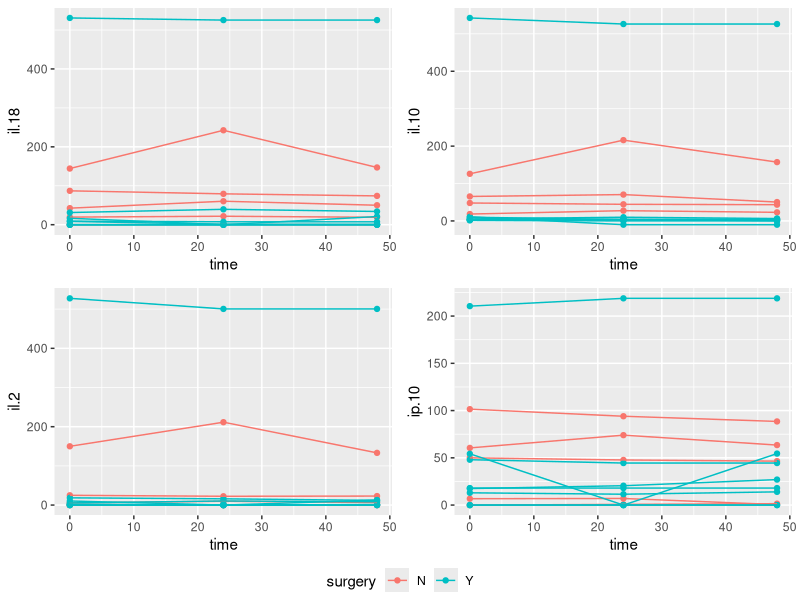
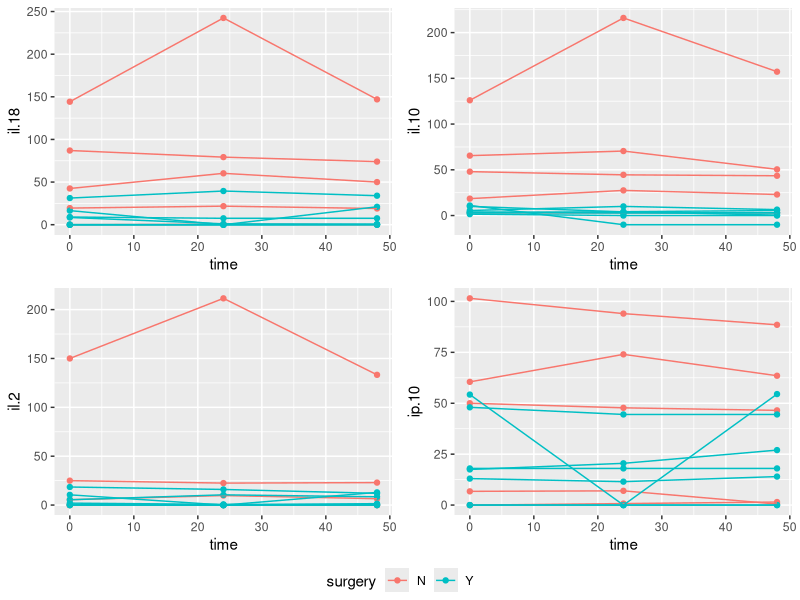
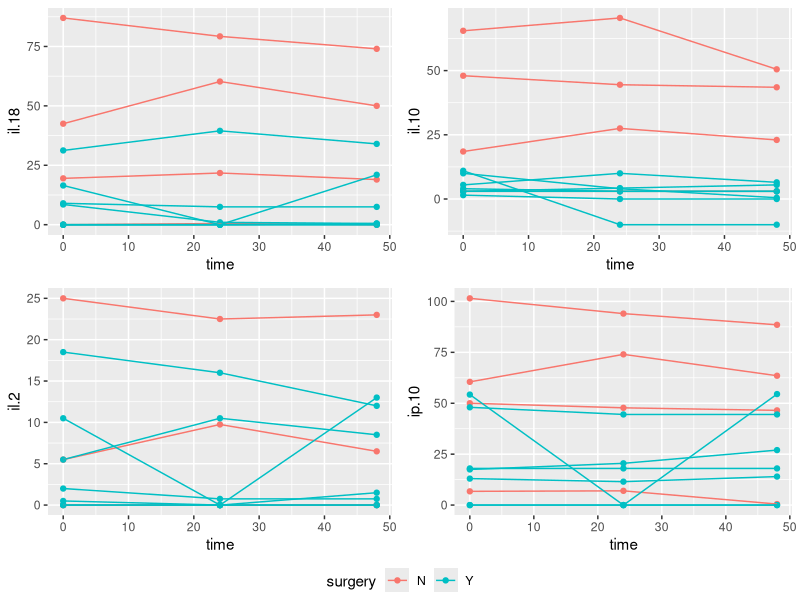
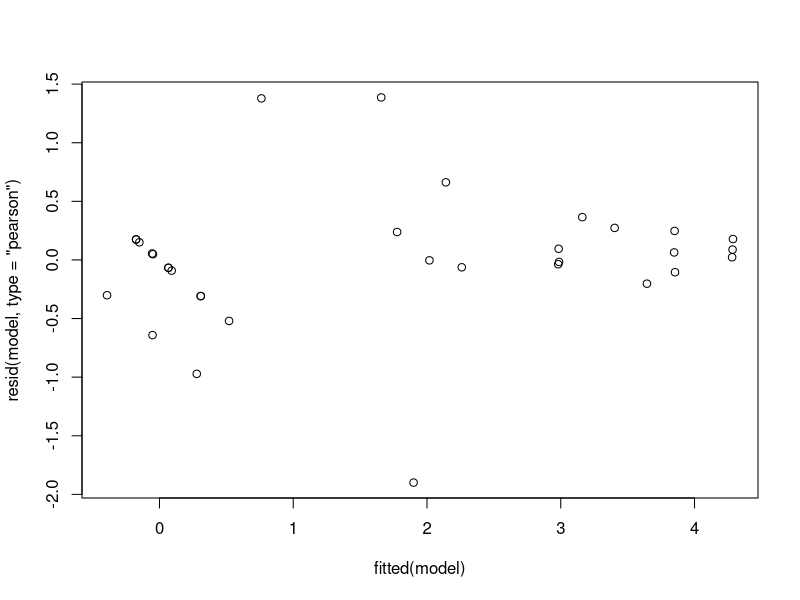
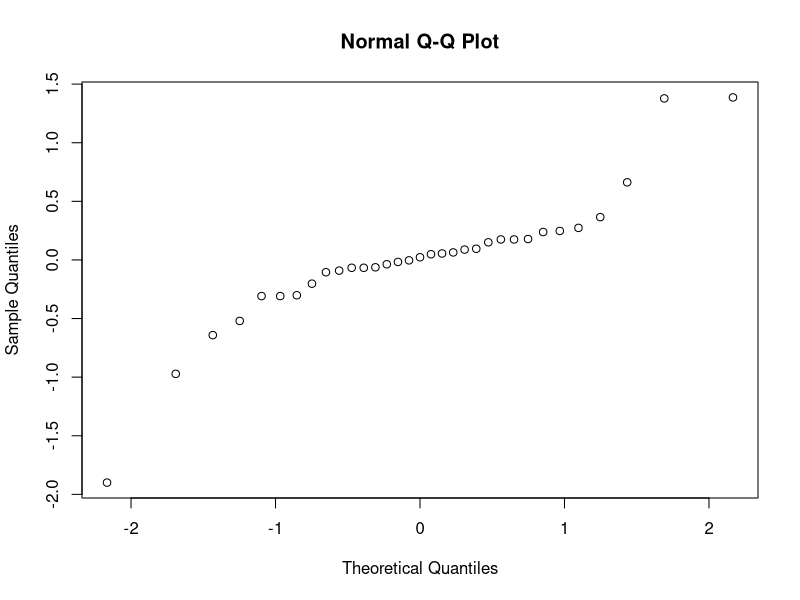
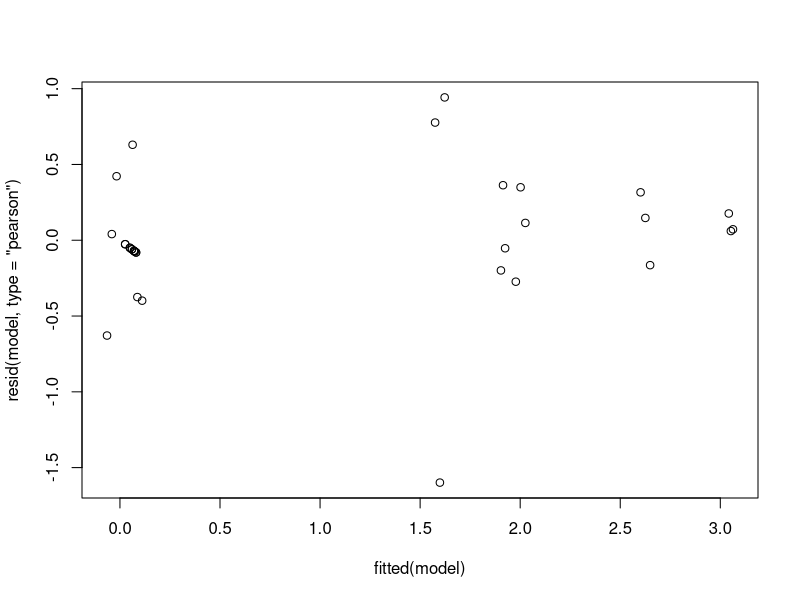
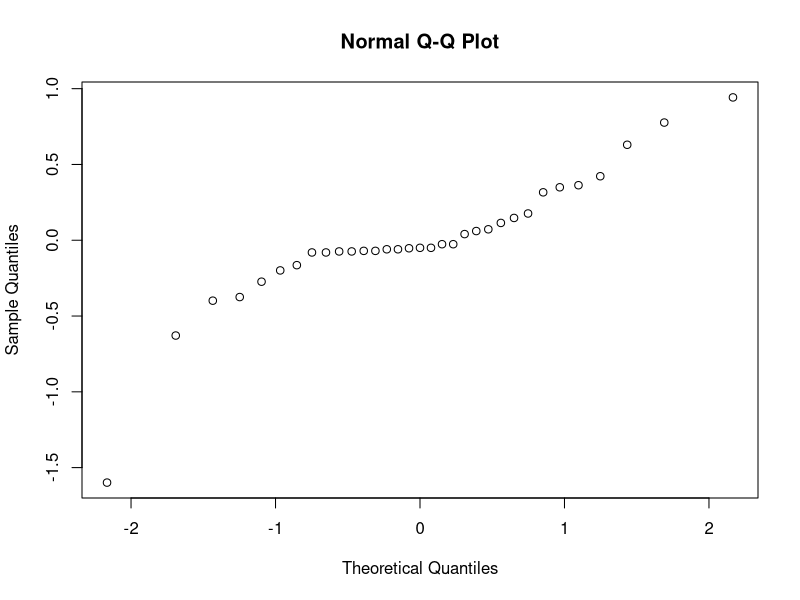
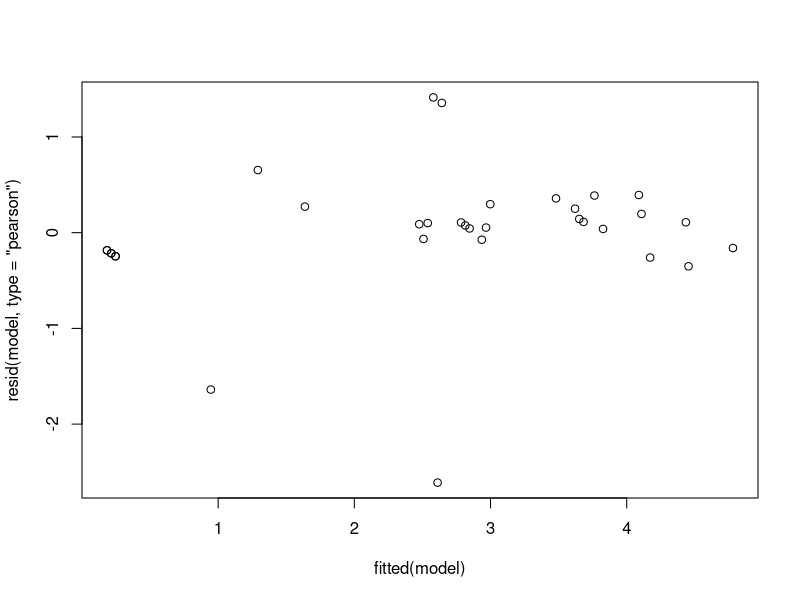

The R source for these figures, in order:
## ---- chunk 1
knitr::opts_chunk$set(echo = FALSE, warning = FALSE, message = FALSE)
library(tidyverse)
library(emmeans)
library(lme4)
library(lmerTest)
library(ggplot2)
library(ggpubr)
library(kableExtra)
data <- read.csv('postop_cytok_over_time.csv')
data$surgery <- as.factor(data$surgery)
data$horse <- as.factor(data$horse)
## ---- chunk 2
data %>% group_by(time, surgery) %>%
  summarise(across(c(il.18, il.2),
                   c(mean = ~mean(.x), se = ~sd(.x)/sum(!is.na(.x)),
                     min = ~min(.x), max = ~max(.x)))) %>%
  kable() %>%
  kable_styling(font_size = 8, position = 'left', latex_options = 'hold_position')
data %>% group_by(time, surgery) %>%
  summarise(across(c(ip.10, il.10),
                   c(mean = ~mean(.x), se = ~sd(.x)/sum(!is.na(.x)),
                     min = ~min(.x), max = ~max(.x)))) %>%
  kable() %>%
  kable_styling(font_size = 8, position = 'left', latex_options = 'hold_position')
data %>% group_by(time, surgery) %>%
  summarise(across(c(temp, wbc),
                   c(mean = ~mean(.x, na.rm=T), se = ~sd(.x, na.rm=T)/sum(!is.na(.x)),
                     min = ~min(.x, na.rm=T), max = ~max(.x, na.rm=T)))) %>%
  kable() %>%
  kable_styling(font_size = 8, position = 'left', latex_options = 'hold_position')
data %>% group_by(time, surgery) %>%
  summarise(across(c(neut, lymph),
                   c(mean = ~mean(.x, na.rm=T), se = ~sd(.x, na.rm=T)/sum(!is.na(.x)),
                     min = ~min(.x, na.rm=T), max = ~max(.x, na.rm=T)))) %>%
  kable() %>%
  kable_styling(font_size = 8, position = 'left', latex_options = 'hold_position')
data %>% group_by(time, surgery) %>%
  summarise(across(c(fibr),
                   c(mean = ~mean(.x, na.rm=T), se = ~sd(.x, na.rm=T)/sum(!is.na(.x)),
                     min = ~min(.x, na.rm=T), max = ~max(.x, na.rm=T)))) %>%
  kable() %>%
  kable_styling(font_size = 8, position = 'left', latex_options = 'hold_position')
## ---- chunk 3
p1 <- ggplot(data = data, aes(x = time, y = il.18, group = horse, color = surgery))
p1 <- p1 + geom_point() +
  geom_line()

p2 <- ggplot(data = data, aes(x = time, y = il.10, group = horse, color = surgery))
p2 <- p2 + geom_point() +
  geom_line()

p3 <- ggplot(data = data, aes(x = time, y = il.2, group = horse, color = surgery))
p3 <- p3 + geom_point() +
  geom_line()

p4 <- ggplot(data = data, aes(x = time, y = ip.10, group = horse, color = surgery))
p4 <- p4 + geom_point() +
  geom_line()

p5 <- ggarrange(p1, p2, p3, p4, ncol = 2, nrow = 2, common.legend = TRUE, legend = "bottom")

p5
## ---- chunk 4
data2 <- data %>% filter(horse != 13) #removes the outlier manually

p1_2 <- ggplot(data = data2, aes(x = time, y = il.18, group = horse, color = surgery))
p1_2 <- p1_2 + geom_point() +
  geom_line()

p2_2 <- ggplot(data = data2, aes(x = time, y = il.10, group = horse, color = surgery))
p2_2 <- p2_2 + geom_point() +
  geom_line()

p3_2 <- ggplot(data = data2, aes(x = time, y = il.2, group = horse, color = surgery))
p3_2 <- p3_2 + geom_point() +
  geom_line()

p4_2 <- ggplot(data = data2, aes(x = time, y = ip.10, group = horse, color = surgery))
p4_2 <- p4_2 + geom_point() +
  geom_line()

p5_2 <- ggarrange(p1_2, p2_2, p3_2, p4_2, ncol = 2, nrow = 2, common.legend = TRUE, legend = "bottom")

p5_2
## ---- chunk 5
data3 <- data2 %>% filter(horse != 2) # again remove the outlier manually

p1_3 <- ggplot(data = data3, aes(x = time, y = il.18, group = horse, color = surgery))
p1_3 <- p1_3 + geom_point() +
  geom_line()

#FOCUS ON THIS ONE  - seems to be the only one with differences
p2_3 <- ggplot(data = data3, aes(x = time, y = il.10, group = horse, color = surgery))
p2_3 <- p2_3 + geom_point() +
  geom_line()

p3_3 <- ggplot(data = data3, aes(x = time, y = il.2, group = horse, color = surgery))
p3_3 <- p3_3 + geom_point() +
  geom_line()

p4_3 <- ggplot(data = data3, aes(x = time, y = ip.10, group = horse, color = surgery))
p4_3 <- p4_3 + geom_point() +
  geom_line()

p5_3 <- ggarrange(p1_3, p2_3, p3_3, p4_3, ncol = 2, nrow = 2, common.legend = TRUE, legend = "bottom")

p5_3
## ---- chunk 6
model3_il.18 <- lmer(il.18 ~ surgery*time + (1|horse), data = data3)
summary(model3_il.18)

model3_il.2 <- lmer(il.2 ~ surgery*time + (1|horse), data = data3)
summary(model3_il.2)

model3_ip.10 <- lmer(ip.10 ~ surgery*time + (1|horse), data = data3)
summary(model3_ip.10)

model3_il.10 <- lmer(il.10 ~ surgery*time + (1|horse), data = data3)
summary(model3_il.10)
## ---- chunk 7
data4 <- data3 %>% mutate(log_il.18 = if_else(il.18 <= 0, 0, log(il.18)),
                          log_il.2 = if_else(il.2 <= 0, 0, log(il.2)),
                          log_ip.10 = if_else(ip.10 <= 0, 0, log(ip.10)),
                          log_il.10 = if_else(il.10 <= 0, 0, log(il.10)))

log_cytokine_vars <- list('log_il.18', 'log_il.2', 'log_ip.10', 'log_il.10')
for (i in log_cytokine_vars){
  model <- lmer(paste(i[[1]], "~ surgery*time + (1|horse)"), data = data4)
  print(anova(model))
  plot(resid(model, type = "pearson") ~ fitted(model))
  qqnorm(resid(model, type = "pearson"))
}
### IL10 seems to be the one significant factor here ###
## ---- chunk 8
model4_il.10 <- lmer(log_il.10 ~ surgery*factor(time) + (1|horse), data = data4) #factor time to allow for individual comparisons
### Check contrasts
emm_model1 <- emmeans(model4_il.10, ~surgery|time, at = list(time = c(0, 24, 48)))
contrast(emm_model1, "trt.vs.ctrl")
emm_model2 <- emmeans(model4_il.10, ~time|surgery, at = list(time = c(0, 24, 48)))
contrast(emm_model2, "pairwise")
## ---- chunk 9
p2_3_final <- ggplot(data = data3, aes(x = time, y = il.10))
p2_3_final <- p2_3_final + geom_point(aes(shape = surgery, group = horse)) +
  geom_line(aes(linetype = surgery, group = horse)) +
  stat_summary(aes(group = surgery, shape = surgery), geom = "point", position = position_dodge(width = 2), size = 4) +
  stat_summary(aes(group = surgery), linetype = 'solid', geom = "line") +
  stat_summary(aes(group = surgery), geom = "errorbar", width = 2, position = position_dodge(width = 2)) +
  scale_linetype_manual(values = c(2,3)) +
  scale_x_continuous(breaks = c(0, 24, 48)) +
  theme_bw()
p2_3_final
## ---- chunk 10
### Plot other data ###

p1_4 <- ggplot(data = data, aes(x = time, y = temp, group = horse, color = surgery))
p1_4 <- p1_4 + geom_point() +
  geom_line()

p2_4 <- ggplot(data = data, aes(x = time, y = wbc, group = horse, color = surgery))
p2_4 <- p2_4 + geom_point() +
  geom_line()

p3_4 <- ggplot(data = data, aes(x = time, y = neut, group = horse, color = surgery))
p3_4 <- p3_4 + geom_point() +
  geom_line()

p4_4 <- ggplot(data = data, aes(x = time, y = lymph, group = horse, color = surgery))
p4_4 <- p4_4 + geom_point() +
  geom_line()

p5_4 <- ggplot(data = data, aes(x = time, y = fibr, group = horse, color = surgery))
p5_4 <- p5_4 + geom_point(position = position_dodge(width = 2)) +
  geom_line()

p6_4 <- ggarrange(p1_4, p2_4, p3_4, p4_4, p5_4, ncol = 3, nrow = 2, common.legend = TRUE, legend = "bottom")

p6_4
## ---- chunk 11
phys_vars <- list('temp', 'wbc', 'neut', 'lymph', 'fibr')
for (i in phys_vars){
  model <- lmer(paste(i[[1]], "~ surgery*time + (1|horse)"), data = data)
  print(anova(model))
  plot(resid(model, type = "pearson") ~ fitted(model))
  qqnorm(resid(model, type = "pearson"))
}
## ---- chunk 12
model_neut <- lmer(neut ~ surgery*factor(time) + (1|horse), data = data) #factor time to allow for individual comparisons
### Check contrasts ###
emmeans(model_neut, ~surgery|time, at = list(time = c(0, 24, 48))) %>%
  contrast("trt.vs.ctrl")
emmeans(model_neut, ~time|surgery, at = list(time = c(0, 24, 48))) %>%
  contrast("pairwise")
## ---- chunk 13
model_lymph <- lmer(lymph ~ surgery*factor(time) + (1|horse), data = data) #factor time to allow for individual comparisons
### Check contrasts ###
emmeans(model_lymph, ~surgery|time, at = list(time = c(0, 24, 48))) %>%
  contrast("trt.vs.ctrl")
emmeans(model_lymph, ~time|surgery, at = list(time = c(0, 24, 48))) %>%
  contrast("pairwise")
## ---- chunk 14
### Neutrophil comparison ###
p_neut_final <- ggplot(data = data, aes(x = time, y = neut))
p_neut_final <- p_neut_final + geom_point(aes(shape = surgery, group = horse)) +
  geom_line(aes(linetype = surgery, group = horse)) +
  stat_summary(aes(group = surgery, shape = surgery), geom = "point", position = position_dodge(width = 2), size = 4) +
  stat_summary(aes(group = surgery), linetype = 'solid', geom = "line") +
  stat_summary(aes(group = surgery), geom = "errorbar", width = 2, position = position_dodge(width = 2)) +
  scale_linetype_manual(values = c(2,3)) +
  scale_x_continuous(breaks = c(0, 24, 48)) +
  theme_bw()
p_neut_final

### Lymphocyte comparison ###
p_lymph_final <- ggplot(data = data, aes(x = time, y = lymph))
p_lymph_final <- p_lymph_final + geom_point(aes(shape = surgery, group = horse)) +
  geom_line(aes(linetype = surgery, group = horse)) +
  stat_summary(aes(group = surgery, shape = surgery), geom = "point", position = position_dodge(width = 2), size = 4) +
  stat_summary(aes(group = surgery), linetype = 'solid', geom = "line") +
  stat_summary(aes(group = surgery), geom = "errorbar", width = 2, position = position_dodge(width = 2)) +
  scale_linetype_manual(values = c(2,3)) +
  scale_x_continuous(breaks = c(0, 24, 48)) +
  theme_bw()
p_lymph_final
